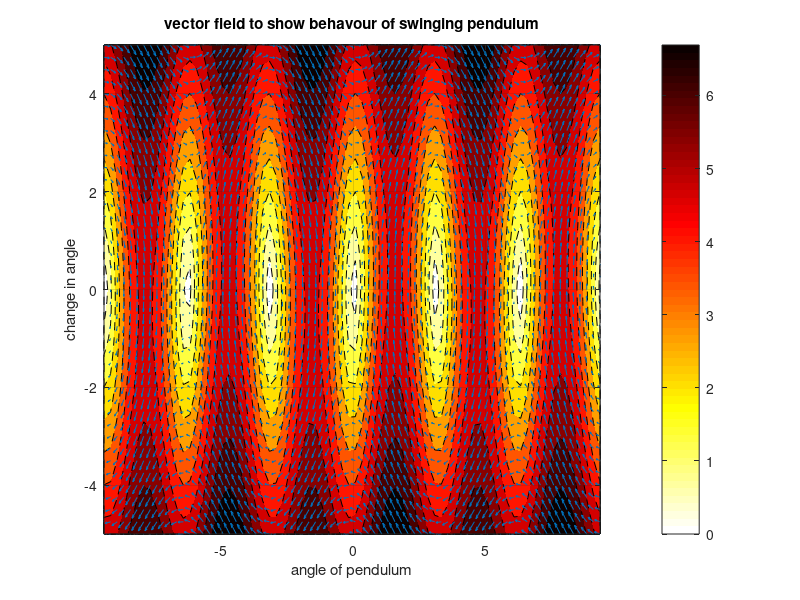

Source code (MATLAB): (Note: this script raises an error after producing the figure.)
mu = 0.1; % friction in system
g = -9.8; % acceleration due to gravity
L = 2; % length of the pendulum

% equation for acceration of pendulum
theta_dd = @(theta, theta_d) -1 * mu * theta_d - (g/L) * sin(theta);

% set up matrices
theta_test = [-3*pi:0.25:3*pi];
theta_d_test = [-5:0.25:5];

accel_u = zeros(length(theta_test), length(theta_d_test));
accel_v = zeros(length(theta_test),  length(theta_d_test));
magnitude = zeros(length(theta_test),  length(theta_d_test));

% calculate vector field at each point in mesh
for i=1:length(theta_test)
    for j=1:length(theta_d_test)
        accel_u(i ,j) = theta_d_test(j);
        accel_v(i, j) = theta_dd(theta_test(i), theta_d_test(j));
        magnitude(i, j) = sqrt(accel_u(i ,j)^2 + accel_v(i ,j)^2);
    end
end

true_u = accel_u';
true_v = accel_v';

%plot vector field
figure(1)
contourf(theta_test, theta_d_test, magnitude', '--');
colormap(flipud(hot))
hold on
quiver(theta_test, theta_d_test, accel_u', accel_v');
title('vector field to show behavour of swinging pendulum')
xlabel('angle of pendulum')
ylabel('change in angle')
grid on
c = colorbar;
c.Label.String = 'accelration in m/s' 

% do 5000 steps of swing
figure(2);
step = [1:1:5000];
t = 100 % t is factor to shrink time step
angle = zeros(length(step), 1);
angle_change = zeros(length(step), 1);
angle(1) = 1/2*pi;
angle_change(1) = 5;

for i=2:length(step)
    change = theta_dd(angle(i - 1), angle_change(i - 1));
    angle_change(i) = angle_change(i-1) + change/t;
    angle(i) = angle(i - 1) + angle_change(i - 1)/t;
end

plot(angle, angle_change, '-r')
hold on

% do 5000 steps of another swing
figure(2);
step = [1:1:5000];
t = 100 % t is factor to shrink time step
angle = zeros(length(step), 1);
angle_change = zeros(length(step), 1);
angle(1) = -1/2*pi;
angle_change(1) = -5;
% see how mu effects behaviour
mu = 0.15;
theta_dd = @(theta, theta_d) -1 * mu * theta_d - (g/L) * sin(theta);

for i=2:length(step)
    change = theta_dd(angle(i - 1), angle_change(i - 1));
    angle_change(i) = angle_change(i-1) + change/t;
    angle(i) = angle(i - 1) + angle_change(i - 1)/t;
end

plot(angle, angle_change, '-b')


